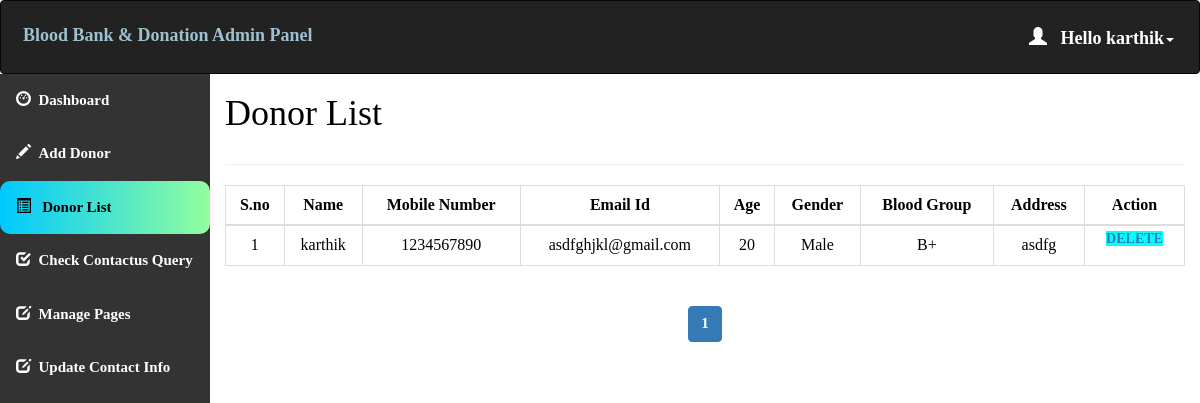
The page /admin/donor_list.php (signed in) on the database its author committed.
### tables this page shows
CREATE TABLE `donor_details` (
  `donor_id` int(11) NOT NULL,
  `donor_name` varchar(50) NOT NULL,
  `donor_number` varchar(10) NOT NULL,
  `donor_mail` varchar(50) DEFAULT NULL,
  `donor_age` int(60) NOT NULL,
  `donor_gender` varchar(10) NOT NULL,
  `donor_blood` varchar(10) NOT NULL,
  `donor_address` varchar(100) NOT NULL
);

CREATE TABLE `blood` (
  `blood_id` int(11) NOT NULL,
  `blood_group` varchar(10) NOT NULL
);

### admin/donor_list.php (the view, shortened to what this page needs)
<html>
<head>
  <link rel="stylesheet" href="https://maxcdn.bootstrapcdn.com/bootstrap/3.4.1/css/bootstrap.min.css">
</head>
<?php
include 'conn.php';
  if (isset($_SESSION['loggedin']) && $_SESSION['loggedin'] == true) {
  ?>
<body style="color:black">
<div id="header">
<?php include 'header.php';
?>
</div>
<div id="sidebar">
<?php $active="list"; include 'sidebar.php'; ?>
</div>
<div id="content" >
  <div class="content-wrapper">
    <div class="container-fluid">
      <div class="row">
        <div class="col-md-12 lg-12 sm-12">
          <h1 class="page-title">Donor List</h1>
        </div>
      </div>
      <hr>
      <?php
        include 'conn.php';
        $limit = 10;
        if(isset($_GET['page'])){
          $page = $_GET['page'];
        }else{
          $page = 1;
        }
        $offset = ($page - 1) * $limit;
        $count=$offset+1;
        $sql= "select * from donor_details join blood where donor_details.donor_blood=blood.blood_id LIMIT {$offset},{$limit}";
        $result=mysqli_query($conn,$sql);
        if(mysqli_num_rows($result)>0)   {
       ?>
       <div class="table-responsive">
      <table class="table table-bordered" style="text-align:center">
          <thead style="text-align:center">
          <th style="text-align:center">S.no</th>
          <th style="text-align:center">Name</th>
          <th style="text-align:center">Mobile Number</th>
          <th style="text-align:center">Email Id</th>
          <th style="text-align:center">Age</th>
          <th style="text-align:center">Gender</th>
          <th style="text-align:center">Blood Group</th>
          <th style="text-align:center">Address</th>
          <th style="text-align:center">Action</th>
          </thead>
          <tbody>
            <?php
            while($row = mysqli_fetch_assoc($result)) { ?>
          <tr>
                  <td><?php echo $count++; ?></td>
                  <td><?php echo $row['donor_name']; ?></td>
                  <td><?php echo $row['donor_number']; ?></td>
                  <td><?php echo $row['donor_mail']; ?></td>
                  <td><?php echo $row['donor_age']; ?></td>
                  <td><?php echo $row['donor_gender']; ?></td>
                    <td><?php echo $row['blood_group']; ?></td>
                    <td><?php echo $row['donor_address']; ?></td>
                    <td id="he" style="width:100px">
                    <a style="background-color:aqua" href='delete.php?id=<?php echo $row['donor_id']; ?>'> Delete </a>
                </td>
              </tr>
            <?php } ?>
          </tbody>
      </table>
    </div>
    <?php } ?>
<div class="table-responsive"style="text-align:center;align:center">
    <?php
    $sql1 = "SELECT * FROM donor_details";
    $result1 = mysqli_query($conn, $sql1) or die("Query Failed.");
    if(mysqli_num_rows($result1) > 0){
      $total_records = mysqli_num_rows($result1);
      $total_page = ceil($total_records / $limit);
      echo '<ul class="pagination admin-pagination">';
      for($i = 1; $i <= $total_page; $i++){
        if($i == $page){
          $active = "active";
        }else{
          $active = "";
        }
        echo '<li class="'.$active.'"><a href="donor_list.php?page='.$i.'">'.$i.'</a></li>';
      }
      echo '</ul>';
    }
    ?>
  </div>
  </div>
</div>
</div>
   <?php }
    ?>
</body>
</html>

### admin/header.php (shortened to what this page needs)
<!DOCTYPE html>
<html>
<head>
  <link rel="stylesheet" href="https://maxcdn.bootstrapcdn.com/bootstrap/3.4.1/css/bootstrap.min.css">
</head>
<body>
<nav class="navbar navbar-inverse">
  <div class="container-fluid">
    <div class="navbar-header">
      <a class="navbar-brand" id="qq" href="dashboard.php" style="color:#9fc0cf;">Blood Bank & Donation Admin Panel</a>
    </div>
    <ul class="nav navbar-nav navbar-right">
      <li class="dropdown"><a class="dropdown-toggle" id="qw" data-toggle="dropdown" href="#" style="font-weight:bold;color:white "> <span class="glyphicon glyphicon-user"></span>&nbsp&nbsp
        <?php
        include 'conn.php';
        $username=$_SESSION['username'];
        $sql="select * from admin_info where admin_username='$username'";
        $result=mysqli_query($conn,$sql) or die("query failed.");
        $row=mysqli_fetch_assoc($result);
        echo "Hello ".$row['admin_name'];
       ?><span class="caret"></span></a>
    </li>
    </ul>
  </div>
</nav>
</body></html>

### admin/donor_list.php (style rules this page uses)
#sidebar { position:relative;margin-top:-20px }
#content { position:relative;margin-left:210px }
#he { font-size: 14px; font-weight: 600; text-transform: uppercase; padding: 3px 7px; color: #fff; text-decoration: none; border-radius: 3px; align:center }

### admin/header.php (style rules this page uses)
.navbar { background-color: #333333 ; padding: 10px 10px; color:#FF0404 ; }
.navbar a { float: left; color: white; text-align: center; padding: 12px; text-decoration: none; font-size: 18px; line-height: 25px; }
.navbar-brand { font-size: 25px; font-weight: bold; }
.navbar a { float: none; display: block; text-align: left; }
.navbar-right { float: none; }

### admin/sidebar.php (style rules this page uses)
body { margin: 0; font-family: 'Averia Gruesa Libre';font-size: 15px; color:#F8F9F9; }

### rows shown on the page
donor_details: donor_name "karthik", donor_number "1234567890", donor_mail "asdfghjkl@gmail.com", donor_age "20", donor_gender "Male", blood.blood_group "B+", donor_address "asdfg"

### other values the page prints
$row['admin_name'] "karthik"
